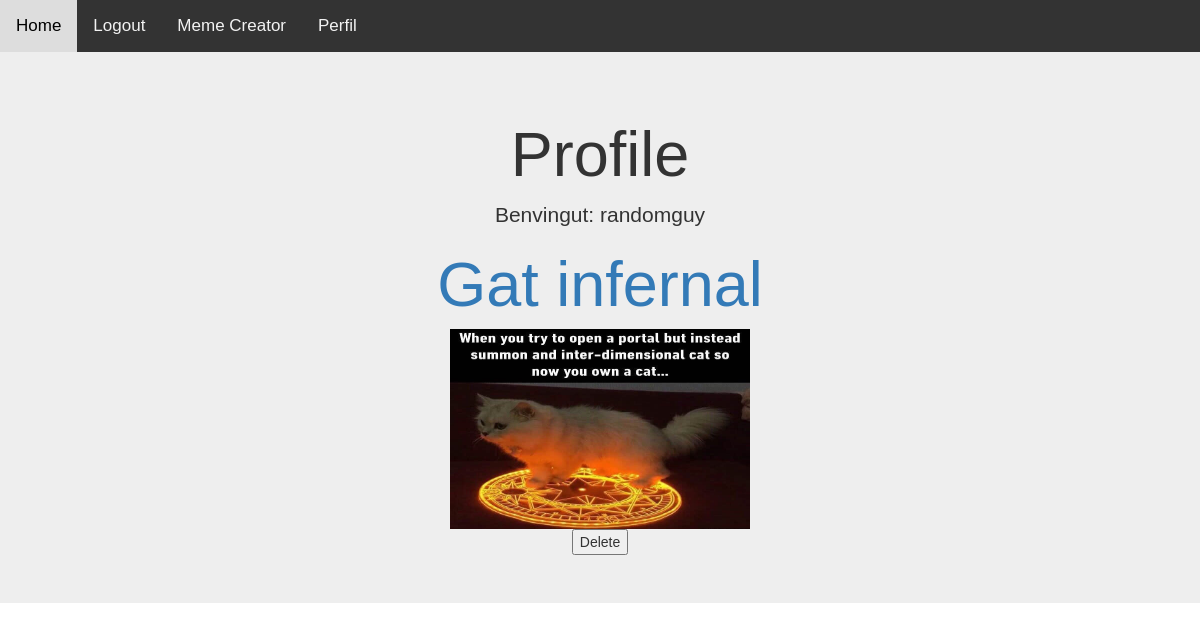
Screenshot of /profile/ (signed in) with the database file from the repository.
### Main_Meme/models.py (models this page shows, shortened)
class Meme(models.Model):
    title = models.CharField(max_length=50)
    image = models.ImageField(default=None)
    author = models.ForeignKey(User, on_delete=models.CASCADE, null=False)
    tag = models.ForeignKey('Tag', on_delete=models.CASCADE, null=True)

### Main_Meme/views.py (the view)
# urls.py: url(r'^profile/$',profile,name="profile"),
def profile(request):
    username = None
    if request.user.is_authenticated:
        Memes = Meme.objects.filter(author=request.user)
        context = {'Memes': Memes}
        return render(request,'Profile.html',context)
    return render(request,'Profile.html')

### templates/Profile.html (shortened to what this page needs)
<!DOCTYPE html>
<html lang="es">
<head>
  <link rel="stylesheet" href="https://maxcdn.bootstrapcdn.com/bootstrap/3.3.7/css/bootstrap.min.css">
</head>
<body>
<body>
    <div class="topnav">
	<header id="main-header">
				<a href="{% url 'home' %}">Home</a>
                {% if user.is_authenticated %}
                    <a class="link" href="{% url 'logout' %}">Logout</a>
                {% else %}
                    <li><a href="{% url 'login' %}">Login</a>
                {% endif %}
                <a href="{% url 'memecreator' %}">Meme Creator</a>
                {% if user.is_authenticated %}
                    <a href="{% url 'profile' %}">Perfil</a>
                {% endif %}
	</header>
    </div>
</body>
<body>
    <div class="jumbotron text-center">
    <section id="main-content">
    {% if user.is_authenticated %}
        <h1>Profile</h1>
            <p>Benvingut: {{ user.username }}</p>
        {% for meme in Memes %}
                <meme>
                <h1><a href="/meme/{{ meme.pk }}">{{ meme.title }}</a></h1>
                <a href="/meme/{{ meme.pk }}"><img src="{{ meme.image.url }}" width="300" height="200"/></a>
                    <form action="/delete/" method="post" enctype="multipart/form-data">{% csrf_token %}
                        <button type="submit"name="Delete" value="{{ meme.id }}">Delete</button></form>
                </meme>
            {% endfor %}
            {% endif %}
    </section>
    </div>
</body>

### templates/Profile.html (style rules this page uses)
body { margin: 0; font-family: Arial, Helvetica, sans-serif; }
.topnav { overflow: hidden; background-color: #333; }
.topnav a { float: left; color: #f2f2f2; text-align: center; padding: 14px 16px; text-decoration: none; font-size: 17px; }

### rows the page displays
Meme: title "Gat infernal", image (picture), {{ meme.id }} 6 (drawn)

### other values shown
{{ user.username }} "randomguy"
